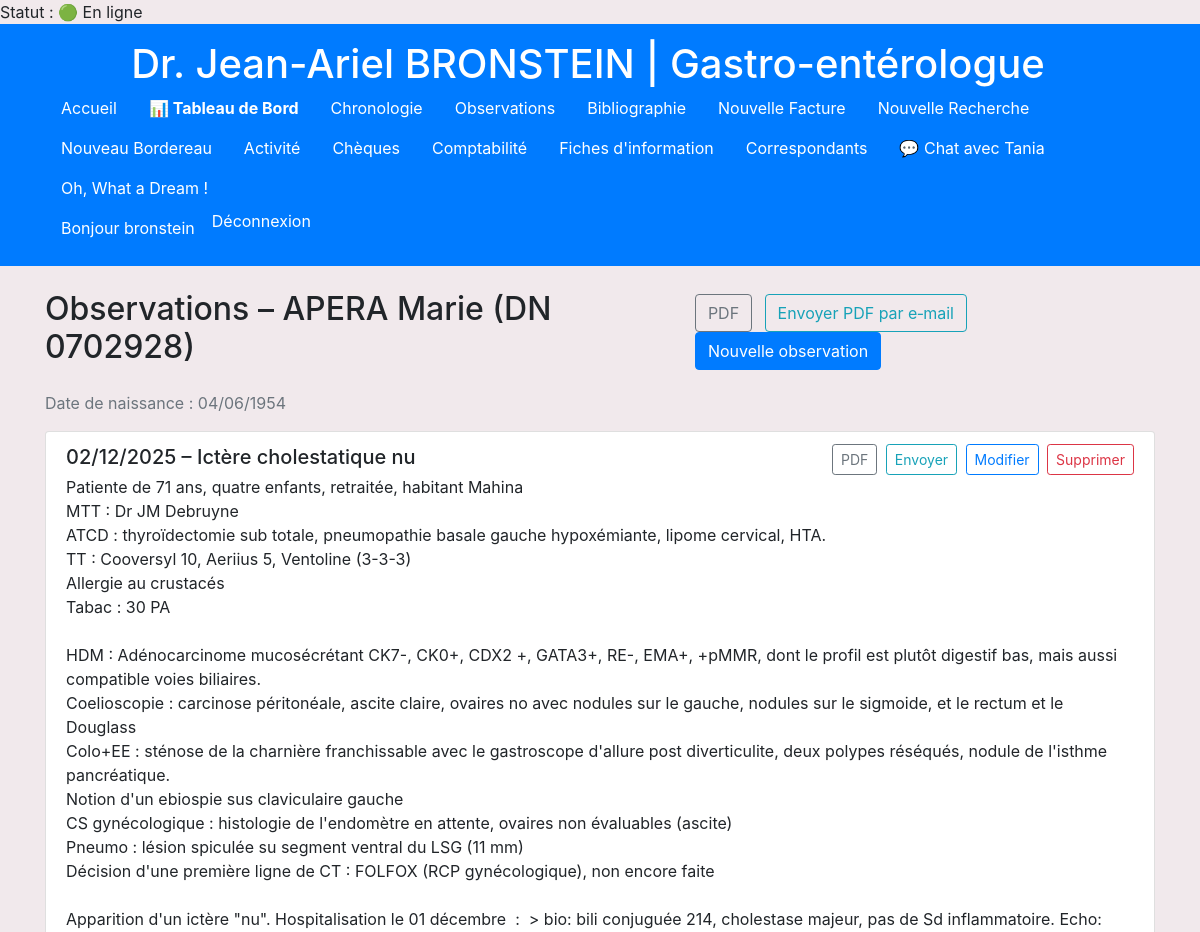
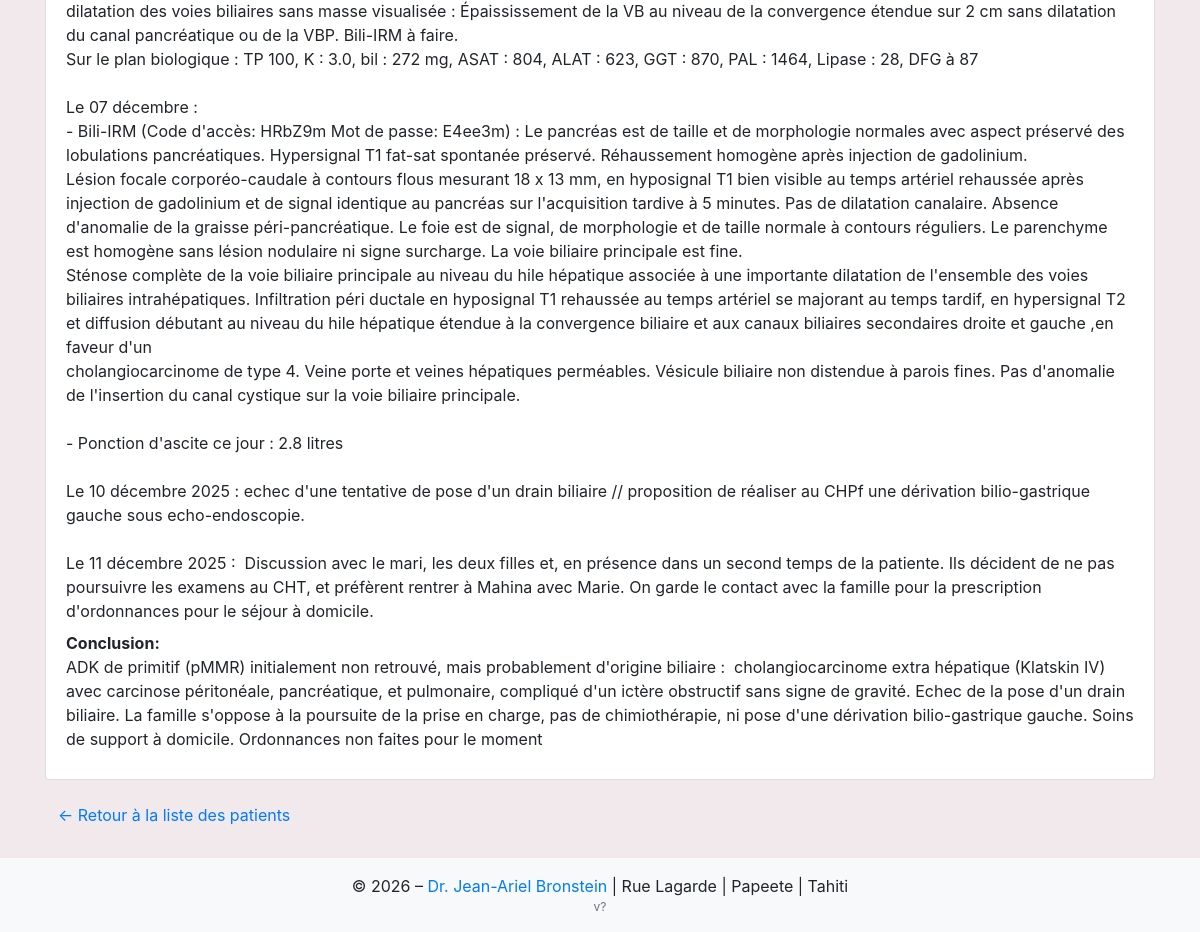
Page /facturation/observations/0702928/ (signed in) on the committed database (2 pictures, top to bottom).
### comptabilite/models.py (models this page shows, shortened)
class Facturation(models.Model):
    dn = models.CharField(
        max_length=7,
        verbose_name="DN (numéro à 7 chiffres)"
    )
    nom = models.CharField(
        max_length=100,
        verbose_name="Nom du patient"
    )
    prenom = models.CharField(
        max_length=100,
        verbose_name="Prénom du patient"
    )
    date_naissance = models.DateField(
        verbose_name="Date de naissance"
    )
    date_acte = models.DateField(
        verbose_name="Date de l'acte"
    )
    date_facture = models.DateField(
        verbose_name="Date de la facture"
    )
    REGIME_CHOICES = [
        ('Sécurité Sociale', 'Sécurité Sociale'),
        ('RNS', 'RNS'),
        ('Salarié', 'Salarié'),
        ('RST', 'RST'),
    ]
    regime = models.CharField(
        max_length=20,
        choices=REGIME_CHOICES,
        verbose_name="Régime"
    )
    droit_ouvert = models.BooleanField(
        default=False,
        verbose_name="Droits ouverts : (oui/non)"
    )
    regime_tp = models.BooleanField(
        default=False,
        verbose_name="Tiers Payants : (oui/non)"
    )
    regime_lm = models.BooleanField(
        default=False,
        verbose_name="Régime LM (oui/non)"
    )
    LIEU_CHOICES = [
        ('Cabinet', 'Cabinet'),
        ('Clinique', 'Clinique')
    ]
    lieu_acte = models.CharField(
        max_length=50,
        choices=LIEU_CHOICES,
        default='Cabinet',
        verbose_name="Lieu de l'acte"
    )
    code_acte = models.ForeignKey(
        Code,
        null=True,      # autorise NULL en base
        blank=True,
        on_delete=models.CASCADE,
        related_name='facturations',
        verbose_name="Code de l'acte"
    )
    numero_facture = models.CharField(
        max_length=50,
        null=True,      # autorise NULL en base
        blank=True,     # autorise vide dans les formulaires
        verbose_name="Numéro de facture"
    )
    total_acte = models.DecimalField(
        max_digits=10,
        decimal_places=0,
        null=True,      # autorise NULL en base
        blank=True,     # autorise vide dans les formulaires
        verbose_name="Montant total de l'acte (facturé)"
    )
    tiers_payant = models.DecimalField(
        max_digits=10,
        decimal_places=0,
        null=True,      # ici
        blank=True,     # et ici
        verbose_name="Montant tiers payant"
    )
    total_paye = models.DecimalField(
        max_digits=10,
        decimal_places=0,
        null=True,
        blank=True,
        verbose_name="Total payé"
    )
    STATUT_CHOICES = [
        ('RAS', 'RAS'),
        ('DNO', 'DNO'),
        ('DNOLM', 'DNOLM'),
        ('Impayé', 'Impayé'),
        ('Rejet', 'Rejet'),
    ]
    statut_dossier = models.CharField(
        max_length=20,
        choices=STATUT_CHOICES,
        default='RAS',
        verbose_name="Statut du dossier"
    )
    numero_rejet = models.CharField(
        max_length=50,
        null=True,
        blank=True,
        verbose_name="Numéro de rejet"
    )
    numero_bordereau = models.CharField(
        max_length=50,
        null=True,
        blank=True,
        verbose_name="Numéro de bordereau"
    )
    date_bordereau = models.DateField(
        null=True,
        blank=True,
        verbose_name="Date du bordereau"
    )
    remarque = models.TextField(
        null=True,
        blank=True,
        verbose_name="Remarques"
    )

class Observation(models.Model):
    dn = models.CharField(max_length=7, db_index=True, verbose_name="DN")
    nom = models.CharField(max_length=100, verbose_name="Nom")
    prenom = models.CharField(max_length=100, verbose_name="Prénom")
    date_naissance = models.DateField(null=True, blank=True, verbose_name="Date de naissance")
    date_observation = models.DateField(auto_now_add=True, verbose_name="Date de l'observation")
    motif_consultation = models.CharField(max_length=255, verbose_name="Motif de consultation")
    texte_observation = models.TextField(verbose_name="Observation")
    conclusion_observation = models.TextField(blank=True, verbose_name="Conclusion")
    created_at = models.DateTimeField(auto_now_add=True)
    updated_at = models.DateTimeField(auto_now=True)
    class Meta:
        ordering = ["-date_observation", "-created_at"]
        indexes = [
            models.Index(fields=["dn", "date_observation"]),
        ]

### comptabilite/views.py (the view, shortened to what this page needs)
# urls.py: path('observations/<str:dn>/', views.observations_by_dn, name='observations_by_dn'),
@login_required
def observations_by_dn(request, dn: str):
    observations = Observation.objects.filter(dn=dn).order_by('date_observation', 'created_at')
    fact = (Facturation.objects.filter(dn=dn).order_by('-date_acte').first())
    if fact:
        patient = {
            'dn': fact.dn,
            'nom': fact.nom,
            'prenom': fact.prenom,
            'date_naissance': fact.date_naissance,
        }
    return render(request, 'comptabilite/observations_list.html', {
        'patient': patient,
        'observations': observations,
    })

### comptabilite/models.py (called while the page is built)
    def is_online(self):
        return timezone.now() - self.last_seen < timezone.timedelta(minutes=5)

### comptabilite/templatetags/user_extras.py (called while the page is built)
@register.simple_tag
def get_user_profile(user):
    if user and user.is_authenticated:
        profile, _ = UserProfile.objects.get_or_create(user=user)
        return profile
    return None

### myproject/context_processors.py (called while the page is built)
def app_version(request):
    return {'APP_VERSION': _get_version()}

### comptabilite/templates/comptabilite/observations_list.html (shortened to what this page needs)
{% extends 'base.html' %}
{% block content %}
<div class="d-flex justify-content-between align-items-center mb-3">
  <h2>Observations – {{ patient.nom }} {{ patient.prenom }} (DN {{ patient.dn }})</h2>
  <div>
    <a class="btn btn-outline-secondary mr-2" href="{% url 'observations_pdf' patient.dn %}" target="_blank">PDF</a>
    <a class="btn btn-outline-info mr-2" href="{% url 'observations_send_email' patient.dn %}">Envoyer PDF par e‑mail</a>
    <a class="btn btn-primary" href="{% url 'observation_create_for_dn' patient.dn %}">Nouvelle observation</a>
  </div>
</div>
<p class="text-muted">Date de naissance : {% if patient.date_naissance %}{{ patient.date_naissance|date:'d/m/Y' }}{% else %}-{% endif %}</p>
{% if observations %}
  <div class="list-group">
    {% for obs in observations %}
      <div class="list-group-item">
        <div class="d-flex justify-content-between align-items-center">
          <h5 class="mb-1">{{ obs.date_observation|date:'d/m/Y' }} – {{ obs.motif_consultation }}</h5>
          <div>
            <a class="btn btn-sm btn-outline-secondary mr-1" href="{% url 'observation_pdf' obs.pk %}" target="_blank">PDF</a>
            <a class="btn btn-sm btn-outline-info mr-1" href="{% url 'observation_send_email' obs.pk %}">Envoyer</a>
            <a class="btn btn-sm btn-outline-primary mr-1" href="{% url 'observation_update' obs.pk %}">Modifier</a>
            <a class="btn btn-sm btn-outline-danger" href="{% url 'observation_delete' obs.pk %}">Supprimer</a>
          </div>
        </div>
        <p class="mb-1" style="white-space: pre-wrap;">{{ obs.texte_observation }}</p>
        {% if obs.conclusion_observation %}
          <p class="mt-2"><strong>Conclusion:</strong><br><span style="white-space: pre-wrap;">{{ obs.conclusion_observation }}</span></p>
        {% endif %}
      </div>
    {% endfor %}
  </div>
{% else %}
  <div class="alert alert-info">Aucune observation pour ce patient. Vous pouvez en créer une.</div>
{% endif %}
<a class="btn btn-link mt-3" href="{% url 'observations_patient_list' %}">← Retour à la liste des patients</a>
{% endblock %}

### templates/base.html (shortened to what this page needs)
{% load static %}
{% load user_extras %}
{% if request.user.is_authenticated %}
  {% get_user_profile request.user as profile %}
  {% if profile %}
    Statut : {% if profile.is_online %}🟢 En ligne{% else %}⚪ Hors ligne{% endif %}
  {% endif %}
{% endif %}
<!DOCTYPE html>
<html lang="fr">
<head>
  <link rel="stylesheet" href="https://stackpath.bootstrapcdn.com/bootstrap/4.5.2/css/bootstrap.min.css">
  <link rel="stylesheet" href="{% static 'css/style.css' %}">
  <link rel="stylesheet" href="https://cdnjs.cloudflare.com/ajax/libs/bootstrap-datepicker/1.9.0/css/bootstrap-datepicker.min.css">
</head>
<body data-user-id="{{ request.user.id|default:'' }}" data-msg-url="{% url 'get_messages' %}" data-chat-template="{% url 'chat_view' 0 %}">
  <header class="bg-primary text-white py-3">
    <div class="container text-center">
      <h1 class="mb-0 mr-4">Dr. Jean-Ariel BRONSTEIN | Gastro-entérologue</h1>
      <nav class="flex-grow-1">
        <ul class="nav">
          <li class="nav-item"><a class="nav-link text-white" href="{% url 'patients_list' %}">Accueil</a></li>
          <li class="nav-item"><a class="nav-link text-white" href="{% url 'dashboard' %}"><strong>📊 Tableau de Bord</strong></a></li>
          <li class="nav-item"><a class="nav-link text-white" href="{% url 'facturation_list' %}">Chronologie</a></li>
          <li class="nav-item"><a class="nav-link text-white" href="{% url 'observations_patient_list' %}">Observations</a></li>
          <li class="nav-item"><a class="nav-link text-white" href="{% url 'bibliographie_list' %}">Bibliographie</a></li>
          <li class="nav-item"><a class="nav-link text-white" href="{% url 'facturation_create' %}">Nouvelle Facture</a></li>
          <li class="nav-item"><a class="nav-link text-white" href="{% url 'facturation_search_list' %}">Nouvelle Recherche</a></li>
          <li class="nav-item"><a class="nav-link text-white" href="{% url 'create_bordereau' %}">Nouveau Bordereau</a></li>
          <li class="nav-item"><a class="nav-link text-white" href="{% url 'activity_list' %}">Activité</a></li>
          <li class="nav-item"><a class="nav-link text-white" href="{% url 'cheque_listing' %}">Chèques</a></li>
          <li class="nav-item"><a class="nav-link text-white" href="{% url 'comptabilite_summary' %}">Comptabilité</a></li>
          <li class="nav-item"><a class="nav-link text-white" href="{% url 'fiches_information' %}">Fiches d'information</a></li>
          <li class="nav-item"><a class="nav-link text-white" href="{% url 'correspondants_list' %}">Correspondants</a></li>
          {% if request.user.username == "bronstein" %}
  <li><a class="nav-link text-white chat-open" href="{% url 'chat_view' 3 %}">💬 Chat avec Tania</a></li>
{% elif request.user.username == "Tania" %}
  <li><a class="nav-link text-white chat-open" href="{% url 'chat_view' 1 %}">💬 Chat avec Taote</a></li>
{% endif %}
          <li class="nav-item">
            <a class="nav-link text-white" href="javascript:void(0)" onclick="ouvrirLienAuHasard()">Oh, What a Dream !</a>
          </li>
        </ul>
      </nav>
      <ul class="nav">
        {% if user.is_authenticated %}
          <li class="nav-item"><span class="nav-link disabled text-white">Bonjour {{ user.get_username }}</span></li>
          <li class="nav-item">
            <form method="post" action="{% url 'logout' %}">
              <button type="submit" class="btn btn-link nav-link text-white p-0">Déconnexion</button>
            </form>
          </li>
        {% else %}
          <li class="nav-item"><a class="nav-link text-white" href="{% url 'login' %}">Connexion</a></li>
        {% endif %}
      </ul>
    </div>
  </header>
  <main class="container my-4">
    {% block content %}{% endblock %}
  </main>
  <footer class="bg-light text-center py-3">
    <div class="container">
      <p class="mb-0">&copy; 2026 – <a href="{% url 'admin:index' %}">Dr. Jean-Ariel Bronstein</a> | Rue Lagarde | Papeete | Tahiti</p>
      <p class="mb-0 text-muted" style="font-size:0.75rem;">{{ APP_VERSION }}</p>
    </div>
  </footer>
</body>
</html>

### templates/base.html (style rules this page uses)
body { background-color: #f1e9ec; }

### rows in the picture
Facturation: nom "APERA", prenom "Marie", dn "0702928", date_naissance "04/06/1954"
Observation: date_observation "02/12/2025", motif_consultation "Ictère cholestatique nu", texte_observation "Patiente de 71 ans, quatre enfants, retraitée, habitant Mahina MTT : Dr JM Debruyne ATCD : thyroïdectomie sub totale, pneumopathie basale gauche hypoxémiante, lipome cervical, HTA. TT : Cooversyl 10, Aeriius 5, Ventoline (3-3-3) Allergie au crustacés Tabac : 30 PA HDM : Adénocarcinome mucosécrétant CK7-, CK0+, CDX2 +, GATA3+, RE-, EMA+, +pMMR, dont le profil est plutôt digestif bas, mais aussi compatible voies biliaires. Coelioscopie : carcinose péritonéale, ascite claire, ovaires no avec nodules sur le gauche, nodules sur le sigmoide, et le rectum et le Douglass Colo+EE : sténose de la charnière franchissable avec le gastroscope d'allure post diverticulite, deux polypes réséqués, nodule de…", conclusion_observation "ADK de primitif (pMMR) initialement non retrouvé, mais probablement d'origine biliaire : cholangiocarcinome extra hépatique (Klatskin IV) avec carcinose péritonéale, pancréatique, et pulmonaire, compliqué d'un ictère obstructif sans signe de gravité. Echec de la pose d'un drain biliaire. La famille s'oppose à la poursuite de la prise en charge, pas de chimiothérapie, ni pose d'une dérivation bilio-gastrique gauche. Soins de support à domicile. Ordonnances non faites pour le moment"

### other values in the picture
{{ user.get_username }} "bronstein"
{{ APP_VERSION }} "v?"
